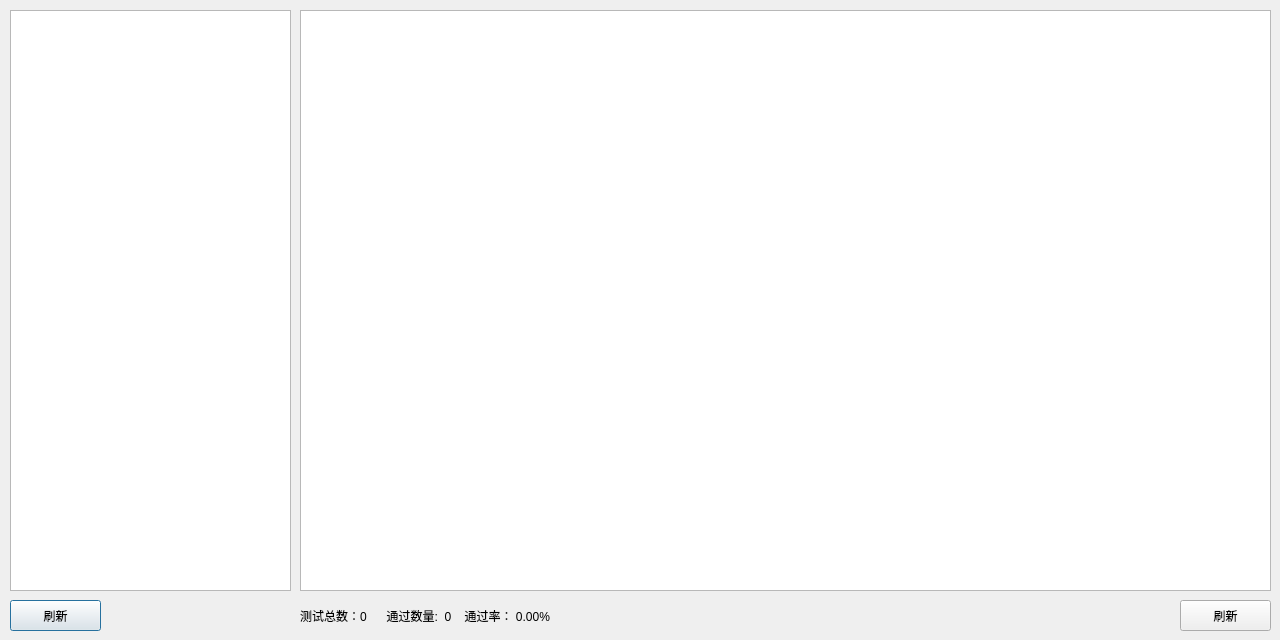
<?xml version="1.0" encoding="UTF-8"?>
<ui version="4.0">
 <class>DialogTestLog</class>
 <widget class="QDialog" name="DialogTestLog">
  <property name="geometry">
   <rect>
    <x>0</x>
    <y>0</y>
    <width>1280</width>
    <height>640</height>
   </rect>
  </property>
  <property name="windowTitle">
   <string>测试记录</string>
  </property>
  <widget class="QTableView" name="tableView1">
   <property name="geometry">
    <rect>
     <x>10</x>
     <y>10</y>
     <width>281</width>
     <height>581</height>
    </rect>
   </property>
   <property name="selectionBehavior">
    <enum>QAbstractItemView::SelectionBehavior::SelectRows</enum>
   </property>
  </widget>
  <widget class="QTableView" name="tableView2">
   <property name="geometry">
    <rect>
     <x>300</x>
     <y>10</y>
     <width>971</width>
     <height>581</height>
    </rect>
   </property>
   <property name="selectionMode">
    <enum>QAbstractItemView::SelectionMode::SingleSelection</enum>
   </property>
   <property name="selectionBehavior">
    <enum>QAbstractItemView::SelectionBehavior::SelectRows</enum>
   </property>
  </widget>
  <widget class="QPushButton" name="pushButtonList">
   <property name="geometry">
    <rect>
     <x>10</x>
     <y>600</y>
     <width>91</width>
     <height>31</height>
    </rect>
   </property>
   <property name="text">
    <string>刷新</string>
   </property>
  </widget>
  <widget class="QPushButton" name="pushButtonCount">
   <property name="geometry">
    <rect>
     <x>1180</x>
     <y>600</y>
     <width>91</width>
     <height>31</height>
    </rect>
   </property>
   <property name="text">
    <string>刷新</string>
   </property>
  </widget>
  <widget class="QLabel" name="labelCount">
   <property name="geometry">
    <rect>
     <x>300</x>
     <y>600</y>
     <width>761</width>
     <height>31</height>
    </rect>
   </property>
   <property name="text">
    <string>测试总数：0      通过数量:  0    通过率： 0.00%</string>
   </property>
  </widget>
 </widget>
 <resources/>
 <connections/>
</ui>
